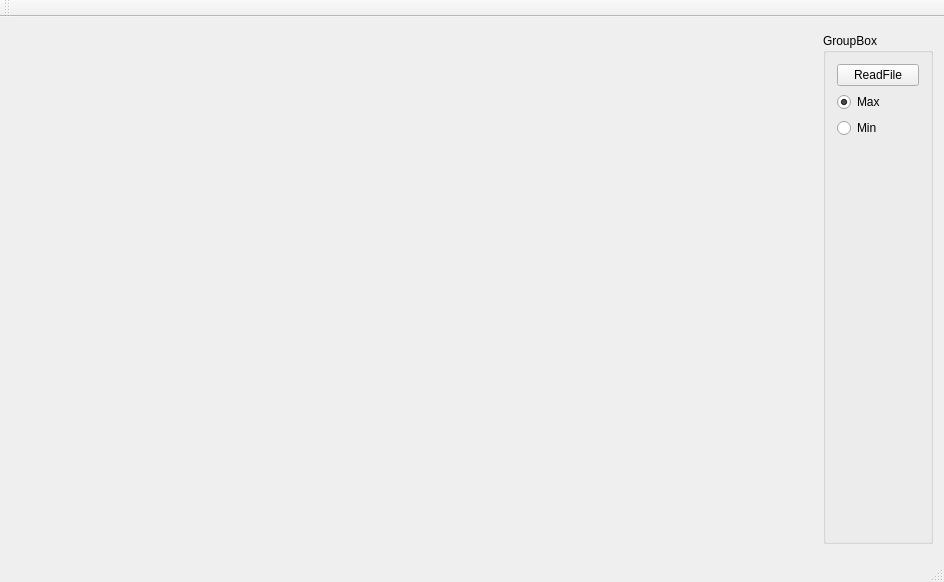
<?xml version="1.0" encoding="UTF-8"?>
<ui version="4.0">
 <class>MainWindow</class>
 <widget class="QMainWindow" name="MainWindow">
  <property name="geometry">
   <rect>
    <x>0</x>
    <y>0</y>
    <width>944</width>
    <height>582</height>
   </rect>
  </property>
  <property name="minimumSize">
   <size>
    <width>500</width>
    <height>250</height>
   </size>
  </property>
  <property name="windowTitle">
   <string>MainWindow</string>
  </property>
  <widget class="QWidget" name="centralWidget">
   <layout class="QGridLayout" name="gridLayout">
    <item row="0" column="0">
     <widget class="QwtPlot" name="qwtPlot_left_hip">
      <property name="minimumSize">
       <size>
        <width>400</width>
        <height>200</height>
       </size>
      </property>
      <property name="maximumSize">
       <size>
        <width>300</width>
        <height>250</height>
       </size>
      </property>
     </widget>
    </item>
    <item row="0" column="1">
     <widget class="QwtPlot" name="qwtPlot_right_hip">
      <property name="minimumSize">
       <size>
        <width>400</width>
        <height>200</height>
       </size>
      </property>
      <property name="maximumSize">
       <size>
        <width>300</width>
        <height>250</height>
       </size>
      </property>
     </widget>
    </item>
    <item row="1" column="0">
     <widget class="QwtPlot" name="qwtPlot_left_knee">
      <property name="minimumSize">
       <size>
        <width>400</width>
        <height>200</height>
       </size>
      </property>
      <property name="maximumSize">
       <size>
        <width>300</width>
        <height>250</height>
       </size>
      </property>
     </widget>
    </item>
    <item row="1" column="1">
     <widget class="QwtPlot" name="qwtPlot_right_knee">
      <property name="minimumSize">
       <size>
        <width>400</width>
        <height>200</height>
       </size>
      </property>
      <property name="maximumSize">
       <size>
        <width>300</width>
        <height>250</height>
       </size>
      </property>
     </widget>
    </item>
    <item row="0" column="2" rowspan="2">
     <widget class="QGroupBox" name="groupBox">
      <property name="title">
       <string>GroupBox</string>
      </property>
      <layout class="QGridLayout" name="gridLayout_2">
       <item row="1" column="0">
        <widget class="QRadioButton" name="radioButton_max">
         <property name="text">
          <string>Max</string>
         </property>
         <property name="checked">
          <bool>true</bool>
         </property>
        </widget>
       </item>
       <item row="2" column="0">
        <widget class="QRadioButton" name="radioButton_min">
         <property name="text">
          <string>Min</string>
         </property>
        </widget>
       </item>
       <item row="0" column="0">
        <widget class="QPushButton" name="pushButton_read_file">
         <property name="text">
          <string>ReadFile</string>
         </property>
        </widget>
       </item>
       <item row="3" column="0">
        <spacer name="verticalSpacer">
         <property name="orientation">
          <enum>Qt::Vertical</enum>
         </property>
         <property name="sizeHint" stdset="0">
          <size>
           <width>20</width>
           <height>40</height>
          </size>
         </property>
        </spacer>
       </item>
      </layout>
     </widget>
    </item>
   </layout>
  </widget>
  <widget class="QMenuBar" name="menuBar">
   <property name="geometry">
    <rect>
     <x>0</x>
     <y>0</y>
     <width>944</width>
     <height>22</height>
    </rect>
   </property>
  </widget>
  <widget class="QToolBar" name="mainToolBar">
   <attribute name="toolBarArea">
    <enum>TopToolBarArea</enum>
   </attribute>
   <attribute name="toolBarBreak">
    <bool>false</bool>
   </attribute>
  </widget>
  <widget class="QStatusBar" name="statusBar"/>
 </widget>
 <layoutdefault spacing="6" margin="11"/>
 <customwidgets>
  <customwidget>
   <class>QwtPlot</class>
   <extends>QFrame</extends>
   <header>qwt_plot.h</header>
  </customwidget>
 </customwidgets>
 <resources/>
 <connections/>
</ui>
